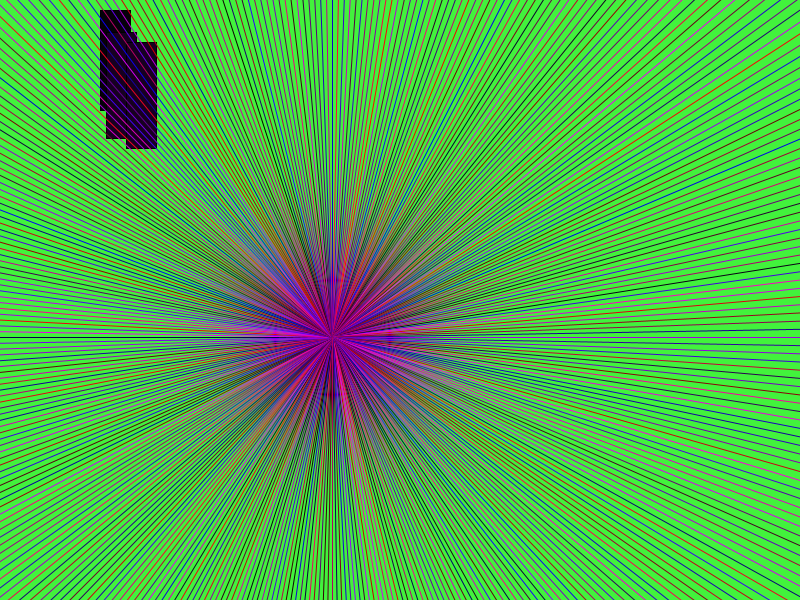
Frame 1 (no input)
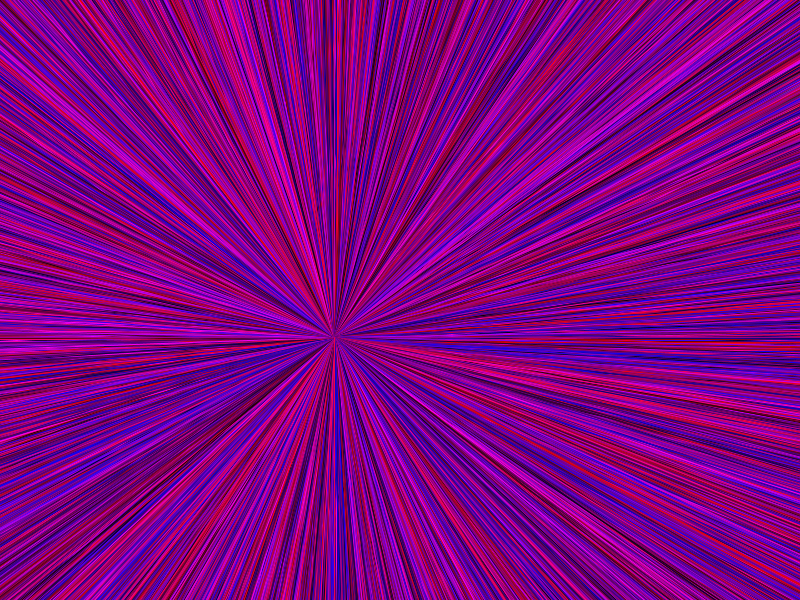
Frame 60 (the mouse pressed at the canvas centre just before this capture)
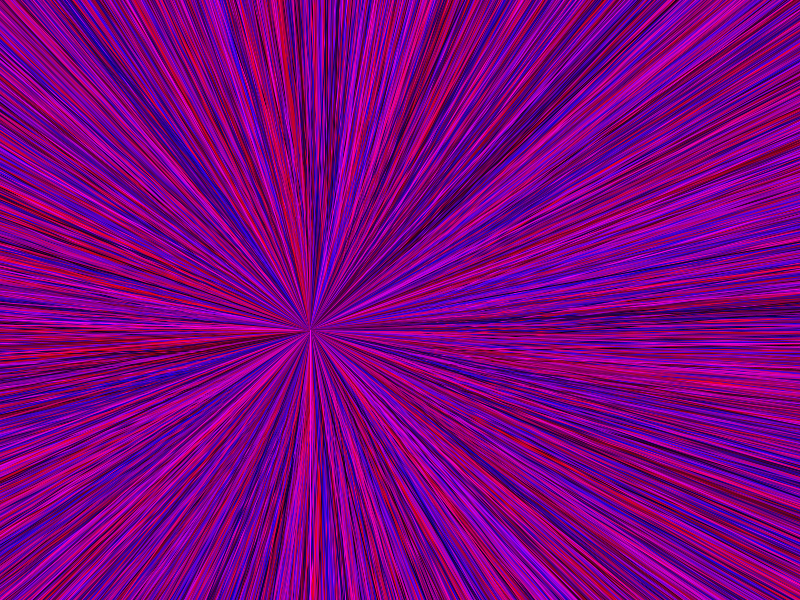
Frame 120 (the mouse held since frame 60 and released just before this capture)

The Processing sketch that drew these frames (run headless with seeded random() and noise(); from frame 60 on, the mouse is pressed at the canvas centre):

// Processing sketch: processing_23287
// ── processing_23287.pde




float speed;


float vy = 0;
float vx = 6;
float x = 10;
float y = 100;

float friction = -.5;
float frictionX = .995;
float gravity = 0.0005;
float wind = random(25);

//boolean drawing= false;

//boolean locked = false;

void setup (){
 
 
  background(random(255),random(255),random(255));
  size(800,600);
  smooth();



  
  if(y > height){
    y = height;
    vy *= friction;
  }    //bounces off wall n rolls
  if( x>width){
    x = width;
    vx = -vx;
  }
 fill(vx,vy,x);
  rect(y,x,30,y);
  }
  
  void draw(){
  
    speed = abs (pmouseX - mouseX);
    
    vy += gravity + vx;
  vx*=frictionX;
  vx +=wind;
  x += vx;
  y += vy;
  
  if(y > height){
    y = height;
    vy *= friction;
  }    //bounces off wall n rolls
  if( x>width){
    x = width;
    vx = -vx;
  }
 fill(vx,speed,x);
  rect(y,x,30,y);
  
     translate(20,10);
    
    if(y > height){
    y = height + 20;
    vy *= friction;
  }    //bounces off wall n rolls
  if( x>width){
    x = width;
    vx = -vx;
  }
  
    if(y > height){
    y = height;
    vy *= friction;
  }    //bounces off wall n rolls
  if( x>width){
    x = width;
    vx = -vx;
  }
 fill(vx,speed,x);
  rect(y,x,30,y);
  
     translate(20,10);
    
    if(y > height){
    y = height + 20;
    vy *= friction;
  }    //bounces off wall n rolls
  if( x>width){
    x = width;
    vx = -vx;
  }
       translate(random(20),random(20));
    
    if(y > height){
    y = height + 20;
    vy *= friction;
  }    //bounces off wall n rolls
  if( x>width){
    x = width;
    vx = -vx;
  }
       translate(random(20),random(20));
    
    if(y > width){
    y = width + random(40);
    vy *= friction;
  }    //bounces off wall n rolls
  if( x>width){
    x = width;
    vx = -vx;
  }
  translate(width/3, height/2);
  for(int i = 0; i < 360; i++){
    rotate(radians(1));
    stroke(random(255),speed,random(255));
    line(0,0,0,10000);  

}
  
      translate(random(20),random(20));
    
    if(y > width){
    y = width + random(40);
    vy *= friction;
  }    //bounces off wall n rolls
  if( x>width){
    x = width;
    vx = -vx;

  }

      translate(random(20),random(20));
    
    if(y > width){
    y = width + random(40);
    vy *= friction;
  }    //bounces off wall n rolls
  if( x>width){
    x = width;
    vx = -vx;

  }
} 

  
  
  
  
  
  
  
  
  
  
///if you add friction coefficient to x, a number close to one,
//bounches then stops
